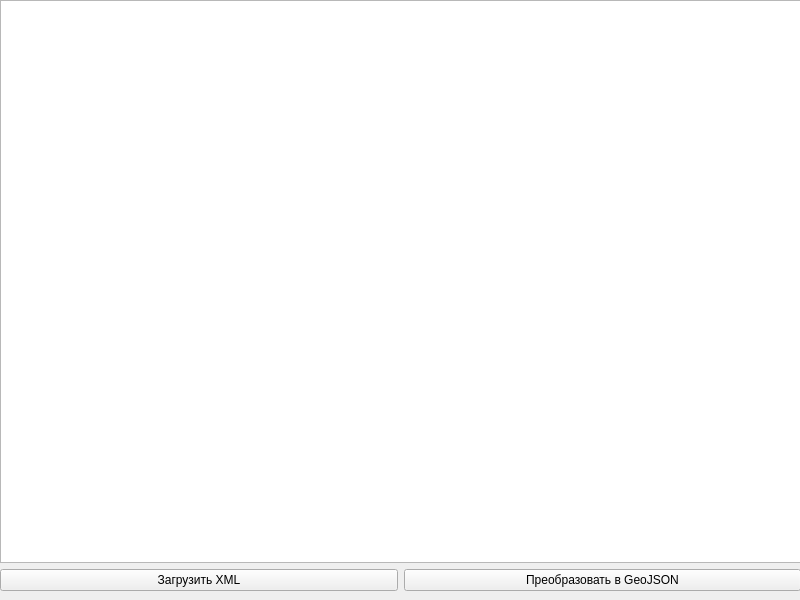
<?xml version="1.0" encoding="UTF-8"?>
<ui version="4.0">
 <class>Converter_dialog_base</class>
 <widget class="QMainWindow" name="Converter_dialog_base">
  <property name="geometry">
   <rect>
    <x>0</x>
    <y>0</y>
    <width>800</width>
    <height>600</height>
   </rect>
  </property>
  <property name="windowTitle">
   <string>Converter_dialog_base</string>
  </property>
  <widget class="QWidget" name="centralwidget">
   <widget class="QWidget" name="verticalLayoutWidget">
    <property name="geometry">
     <rect>
      <x>0</x>
      <y>0</y>
      <width>801</width>
      <height>591</height>
     </rect>
    </property>
    <layout class="QVBoxLayout" name="verticalLayout">
     <item>
      <widget class="QTableWidget" name="tableWidget"/>
     </item>
     <item>
      <layout class="QHBoxLayout" name="horizontalLayout">
       <item>
        <widget class="QPushButton" name="btnLoadXML">
         <property name="text">
          <string>Загрузить XML</string>
         </property>
        </widget>
       </item>
       <item>
        <widget class="QPushButton" name="btnConvert">
         <property name="text">
          <string>Преобразовать в GeoJSON</string>
         </property>
        </widget>
       </item>
      </layout>
     </item>
    </layout>
   </widget>
  </widget>
 </widget>
 <resources/>
 <connections/>
</ui>
